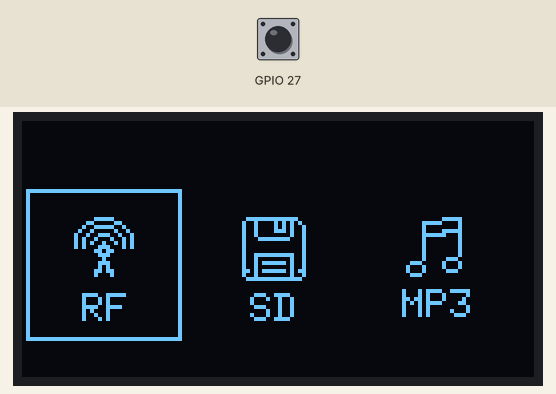
Bench run of a sketch on a simulated ESP32. Parts: 128×64 one-colour display. Inputs (shaded band) come from the test bench; at power-on: GPIO 27 HIGH.

Above: at 0.1 s.

The sketch:

AI_assistant.ino
```cpp
#include <U8g2lib.h>
#include <Wire.h>

// Define the display object
U8G2_SSD1306_128X64_NONAME_F_HW_I2C u8g2(U8G2_R0, /* reset=*/ U8X8_PIN_NONE);
static const unsigned char image_music_radio_broadcast_bits[] U8X8_PROGMEM = {0xe0,0x03,0x18,0x0c,0xe4,0x13,0x12,0x24,0xc9,0x49,0x25,0x52,0x95,0x54,0xc5,0x51,0x60,0x03,0xc0,0x01,0x80,0x00,0xc0,0x01,0x40,0x01,0x60,0x03,0x20,0x02,0x00,0x00};
static const unsigned char image_file_save_bits[] U8X8_PROGMEM = {0xfe,0x3f,0x09,0x55,0x09,0x95,0x09,0x97,0x09,0x90,0xf1,0x8f,0x01,0x80,0x01,0x80,0x01,0x80,0xf9,0x9f,0x09,0x90,0xe9,0x97,0x09,0x90,0xeb,0xd7,0x09,0x90,0xfe,0x7f};
static const unsigned char image_music_1_bits[] U8X8_PROGMEM = {0x00,0x3e,0xf0,0x21,0x10,0x20,0x10,0x3e,0xf0,0x23,0x10,0x20,0x10,0x20,0x10,0x20,0x10,0x20,0x10,0x20,0x10,0x1c,0x0e,0x22,0x11,0x22,0x11,0x1c,0x0e,0x00,0x00,0x00};
int left = 27;
int pos;
void setup() {
  // Initialize display
  u8g2.begin();
  pinMode(27, INPUT_PULLUP);
  pos = 1;
}

void loop() {
  // Clear the display


u8g2.clearBuffer();
u8g2.setFontMode(1);
u8g2.setBitmapMode(1);
u8g2.drawFrame(1, 17, 39, 38);
u8g2.drawXBM(13, 24, 15, 16, image_music_radio_broadcast_bits);
u8g2.setFont(u8g2_font_6x10_tr);
u8g2.drawStr(15, 50, "RF");
u8g2.drawXBM(55, 24, 16, 16, image_file_save_bits);
u8g2.drawStr(57, 50, "SD");
u8g2.drawXBM(96, 24, 14, 16, image_music_1_bits);
u8g2.drawStr(95, 49, "MP3");
u8g2.sendBuffer();
int stat=digitalRead(27);
if (stat){

  pos += 43;

}
}
```
